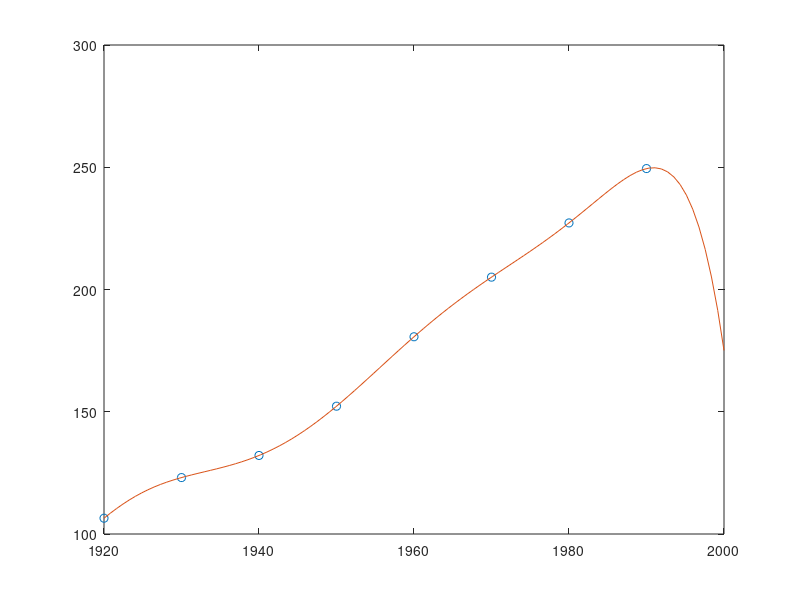

Write MATLAB code to recreate this figure.
#201602057 Junkyu_Limm

t = [1920:10:1990];
pop = [106.46 123.08 132.12 152.27 180.67 205.05 227.23 249.46];

p = polyfit(t,pop,7)

ts = (t - 1955)/35;
p = polyfit(ts,pop,7);

polyval(p,(2000-1955)/35)

tt = linspace(1920,2000);
pp = polyval(p,(tt-1955)/35);
plot(t,pop,'o',tt,pp)